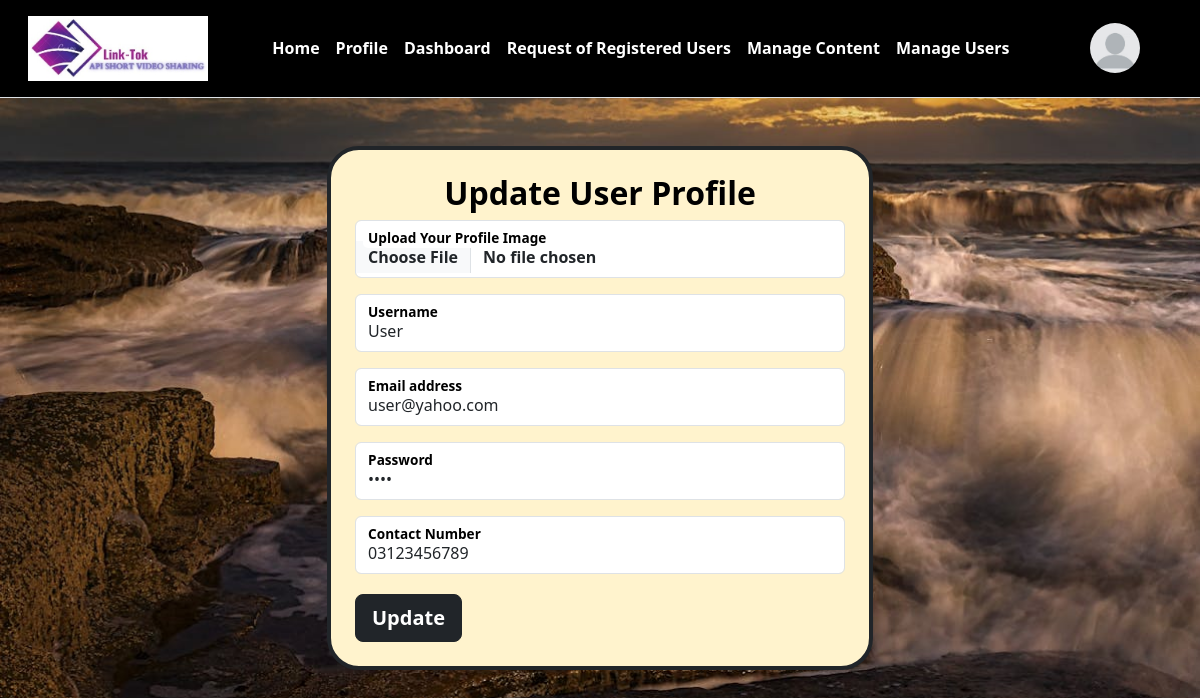
The app's page /manage-edit-members.php?edit=2 (signed in) with its own data.
### tables this page shows
CREATE TABLE `users` (
  `id` int(11) NOT NULL,
  `username` varchar(255) NOT NULL,
  `email` varchar(255) NOT NULL,
  `password` varchar(255) NOT NULL,
  `number` varchar(255) NOT NULL,
  `role` varchar(255) NOT NULL,
  `status` varchar(255) NOT NULL,
  `image` varchar(255) NOT NULL DEFAULT 'default.jpg'
);

### db.php (called while the page is built, shortened)
<?php
if(isset($_SESSION['id'])){
    $user_id   = $_SESSION['id'];
    $user_role = $_SESSION['role'];
}
?>

### manage-edit-members.php (the view, shortened to what this page needs)
<?php include_once('header.php'); ?>
<?php
if($user_role == 'admin'){
    include_once('nav-admin.php');
}else{
    include_once('nav-user.php');
}
?>
<?php
$edit_id = $_GET['edit'];
$data = $db->query("SELECT * FROM users WHERE id = '$edit_id' ");
$user = $data->fetch_assoc();
if($data->num_rows == 0){
    header('location: logout.php');
}else{
    $username = $user['username'];
    $email    = $user['email'];
    $number   = $user['number'];
    $password = $user['password'];
}
?>
<body style="background-image: url('img/ko.jpeg'); background-position: center; background-repeat: no-repeat; background-size: cover;">
<div class="container mt-5">
    <div class="row justify-content-center">
        <div class="col-md-6">
            <div class="card p-4 rounded-5 bg-warning-subtle border border-dark border-4">
                <h2 class="text-center text-black fw-bold">Update User Profile</h2>
                    <form method="post" enctype="multipart/form-data">
                    <div class="form-floating mb-3">
                    <input type="file" name="image" class="form-control  fw-semibold" id="floatingInputimage" title="Upload Your Profile Image">
                    <label for="floatingInputimage "  class="text-black fw-semibold">Upload Your Profile Image</label>
                    </div>
                    <div class="form-floating mb-3">
                    <input type="text" name="username" value="<?php echo $username; ?>" class="form-control" id="floatingInputUsername" placeholder="name@example.com">
                    <label for="floatingInputUsername"  class="text-black fw-semibold">Username</label>
                    </div>
                    <div class="form-floating mb-3">
                    <input type="email" name="email" value="<?php echo $email; ?>" class="form-control" id="floatingInput" placeholder="name@example.com">
                    <label for="floatingInput"  class="text-black fw-semibold">Email address</label>
                    </div>
                    <div class="form-floating mb-3">
                    <input type="password" name="password" value="<?php echo $password; ?>" class="form-control" id="floatingPassword" placeholder="Password">
                    <label for="floatingPassword "  class="text-black fw-semibold">Password</label>
                    </div>
                    <div class="form-floating mb-3">
                    <input type="number" name="number" value="<?php echo $number; ?>" class="form-control" id="floatingnumber" placeholder="number">
                    <label for="floatingnumber"  class="text-black fw-semibold">Contact Number</label>
                    </div>
                  <div class="pt-1 mb-0">
                    <button class="btn btn-dark btn-lg btn-block   fw-bold" name="update-btn" type="submit">Update</button>
                  </div>
                    </form>
                </div>
            </div>
        </div>
    </div>
<?php include_once('footer.php'); ?>

### nav-admin.php (shortened to what this page needs)
<?php include_once('db.php'); ?>
<?php
$data = $db->query("SELECT * FROM users WHERE id = '$user_id'");
$user = $data->fetch_assoc();
if ($data->num_rows == 0) {
    header('location: logout.php');
} else {
    $image = $user['image'];
}
?>
<nav class="p-3 mb-3 border-bottom bg-black">
    <div class="container-fluid d-flex align-items-center justify-content-between">
        <div class="text-center">
            <img src="img/logo.jpg" style="width: 180px;" alt="logo">
        </div>
        <div class="d-flex flex-wrap align-items-center justify-content-between">
            <ul class="navbar-nav flex-row me-auto mb-2 mb-lg-0 justify-content-center">
                <li class="nav-item me-3">
                    <a class="nav-link text-white fw-semibold" aria-current="page" href="admin_panel.php">Home</a>
                </li>
                <li class="nav-item me-3">
                    <a class="nav-link text-white fw-semibold" aria-current="page" href="admin_profile.php">Profile</a>
                </li>
                <li class="nav-item me-3">
                    <a class="nav-link text-white fw-semibold" aria-current="page" href="admin_dashboard.php">Dashboard</a>
                </li>
                <li class="nav-item me-3">
                    <a class="nav-link text-white fw-semibold" aria-current="page" href="requests.php">Request of Registered Users</a>
                </li>
                <li class="nav-item me-3">
                    <a class="nav-link text-white fw-semibold" aria-current="page" href="content.php">Manage Content</a>
                </li>
                <li class="nav-item me-3">
                    <a class="nav-link text-white fw-semibold" aria-current="page" href="manage-all-members.php">Manage Users</a>
                </li>
            </ul>
        </div>
        <div class="dropdown text-end">
            <a href="#" class="d-block link-body-emphasis text-decoration-none dropdown-toggle" id="dropdownMenuLink"
               data-toggle="dropdown" aria-expanded="false">
                <img src="img/<?php echo $image ?>" class="img-fluid rounded-circle me-3" width="50" height="50">
            </a>
        </div>
    </div>
</nav>

### records on screen
users: image (placeholder picture)
users: username "User", email "user@yahoo.com", number "03123456789"
